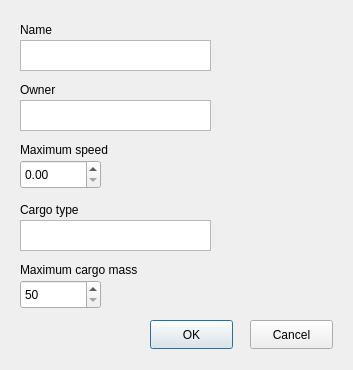
<?xml version="1.0" encoding="UTF-8"?>
<ui version="4.0">
 <class>InputPassengerTrain</class>
 <widget class="QDialog" name="InputPassengerTrain">
  <property name="geometry">
   <rect>
    <x>0</x>
    <y>0</y>
    <width>353</width>
    <height>370</height>
   </rect>
  </property>
  <property name="windowTitle">
   <string>InputPassengerTrain</string>
  </property>
  <widget class="QPushButton" name="confirmButton">
   <property name="geometry">
    <rect>
     <x>150</x>
     <y>320</y>
     <width>83</width>
     <height>29</height>
    </rect>
   </property>
   <property name="text">
    <string>OK</string>
   </property>
  </widget>
  <widget class="QTextEdit" name="nameEdit">
   <property name="geometry">
    <rect>
     <x>20</x>
     <y>40</y>
     <width>191</width>
     <height>31</height>
    </rect>
   </property>
  </widget>
  <widget class="QTextEdit" name="ownerEdit">
   <property name="geometry">
    <rect>
     <x>20</x>
     <y>100</y>
     <width>191</width>
     <height>31</height>
    </rect>
   </property>
  </widget>
  <widget class="QDoubleSpinBox" name="velocitySpinBox">
   <property name="geometry">
    <rect>
     <x>20</x>
     <y>160</y>
     <width>81</width>
     <height>29</height>
    </rect>
   </property>
   <property name="maximum">
    <double>220.000000000000000</double>
   </property>
  </widget>
  <widget class="QSpinBox" name="cargoMassSpinBox">
   <property name="geometry">
    <rect>
     <x>20</x>
     <y>280</y>
     <width>81</width>
     <height>29</height>
    </rect>
   </property>
   <property name="minimum">
    <number>50</number>
   </property>
   <property name="maximum">
    <number>600</number>
   </property>
  </widget>
  <widget class="QLabel" name="label">
   <property name="geometry">
    <rect>
     <x>20</x>
     <y>20</y>
     <width>91</width>
     <height>20</height>
    </rect>
   </property>
   <property name="text">
    <string>Name</string>
   </property>
  </widget>
  <widget class="QLabel" name="label_2">
   <property name="geometry">
    <rect>
     <x>20</x>
     <y>80</y>
     <width>81</width>
     <height>20</height>
    </rect>
   </property>
   <property name="text">
    <string>Owner</string>
   </property>
  </widget>
  <widget class="QLabel" name="label_3">
   <property name="geometry">
    <rect>
     <x>20</x>
     <y>140</y>
     <width>111</width>
     <height>20</height>
    </rect>
   </property>
   <property name="text">
    <string>Maximum speed</string>
   </property>
  </widget>
  <widget class="QLabel" name="label_4">
   <property name="geometry">
    <rect>
     <x>20</x>
     <y>200</y>
     <width>261</width>
     <height>21</height>
    </rect>
   </property>
   <property name="text">
    <string>&lt;html&gt;&lt;head/&gt;&lt;body&gt;&lt;p&gt;Cargo type&lt;/p&gt;&lt;/body&gt;&lt;/html&gt;</string>
   </property>
  </widget>
  <widget class="QLabel" name="label_5">
   <property name="geometry">
    <rect>
     <x>20</x>
     <y>260</y>
     <width>161</width>
     <height>20</height>
    </rect>
   </property>
   <property name="text">
    <string>Maximum cargo mass</string>
   </property>
  </widget>
  <widget class="QPushButton" name="cancelButton">
   <property name="geometry">
    <rect>
     <x>250</x>
     <y>320</y>
     <width>83</width>
     <height>29</height>
    </rect>
   </property>
   <property name="text">
    <string>Cancel</string>
   </property>
  </widget>
  <widget class="QTextEdit" name="cargoTypeEdit">
   <property name="geometry">
    <rect>
     <x>20</x>
     <y>220</y>
     <width>191</width>
     <height>31</height>
    </rect>
   </property>
  </widget>
 </widget>
 <resources/>
 <connections/>
</ui>
